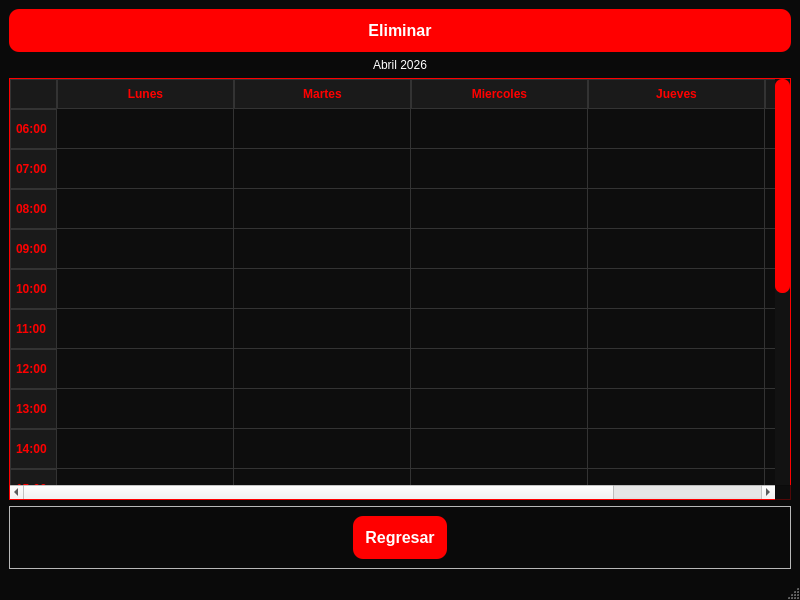
<?xml version="1.0" encoding="UTF-8"?>
<ui version="4.0">
 <class>MainWindow</class>
 <widget class="QMainWindow" name="MainWindow">
  <property name="geometry">
   <rect>
    <x>0</x>
    <y>0</y>
    <width>800</width>
    <height>600</height>
   </rect>
  </property>
  <property name="minimumSize">
   <size>
    <width>800</width>
    <height>600</height>
   </size>
  </property>
  <property name="windowTitle">
   <string>MainWindow</string>
  </property>
  <property name="styleSheet">
   <string notr="true">/* =========================================
   1. FONDO DE LA VENTANA (MAINWINDOW)
   ========================================= */
QMainWindow, #centralwidget {
    background-color: #0a0a0a; /* Negro oscuro profundo */
}

/* =========================================
   2. TEXTOS (LABELS)
   ========================================= */
QLabel {
    color: #ffffff; /* Texto blanco */
}

/* =========================================
   3. CAJAS DE TEXTO (USUARIO Y CONTRASEÑA)
   ========================================= */
QLineEdit {
    background-color: rgba(30, 30, 30, 200); /* Gris oscuro semi-transparente */
    border: 2px solid #555555; /* Borde gris apagado por defecto */
    border-radius: 10px; /* Esquinas redondeadas */
    color: #ffffff; /* Letras blancas al escribir */
    padding: 10px;
    font-size: 14px;
}

/* Efecto Neón cuando le das clic a la caja para escribir */
QLineEdit:focus {
    border: 2px solid #ff0000; /* Borde rojo brillante */
    background-color: rgba(50, 20, 20, 200); /* Un ligero tono rojizo en el fondo */
}

/* =========================================
   4. BOTÓN PRINCIPAL (ENTRAR)
   ========================================= */
QPushButton {
    background-color: #ff0000; /* Rojo sólido ZoomFit */
    color: white;
    border-radius: 10px;
    padding: 12px;
    font-size: 16px;
    font-weight: bold;
}

/* Efecto cuando pasas el mouse por encima del botón */
QPushButton:hover {
    background-color: #cc0000; /* Rojo más oscuro para dar efecto de clic */
}

/* =========================================
   5. ESTILO PARA EL CALENDARIO (TABLA)
   ========================================= */
QTableWidget {
    background-color: #0d0d0d;
    gridline-color: #333333; /* Líneas de la tabla discretas */
    border: 1px solid #ff0000;
    color: #ffffff;
}

QHeaderView::section {
    background-color: #1a1a1a;
    color: #ff0000; /* Títulos de días en rojo */
    padding: 5px;
    font-weight: bold;
    border: 1px solid #333333;
}

QTableWidget::item:selected {
    background-color: rgba(255, 0, 0, 100); /* Rojo suave al seleccionar */
    color: white;
}

/* =========================================
   6. ESQUINA SUPERIOR IZQUIERDA DE LA TABLA
   ========================================= */
QTableCornerButton::section {
    background-color: #1a1a1a;
    border: 1px solid #333333;
}

/* =========================================
   7. BARRAS DE DESPLAZAMIENTO (SCROLLBARS)
   ========================================= */
/* Fondo general de la vista de la tabla para áreas sin celdas */
QTableView {
    background-color: #0d0d0d;
}

/* Barra vertical */
QScrollBar:vertical {
    background-color: #121212;
    width: 15px; /* Ancho de la barra */
    margin: 0px 0px 0px 0px;
}

/* El &quot;agarrador&quot; de la barra que subes y bajas */
QScrollBar::handle:vertical {
    background-color: #ff0000; /* Rojo ZoomFit */
    border-radius: 7px;
    min-height: 30px;
}

/* Efecto al pasar el mouse por la barra */
QScrollBar::handle:vertical:hover {
    background-color: #cc0000;
}

/* Ocultar las flechitas feas de arriba y abajo por defecto */
QScrollBar::add-line:vertical, QScrollBar::sub-line:vertical {
    background: none;
    border: none;
}</string>
  </property>
  <widget class="QWidget" name="centralwidget">
   <layout class="QVBoxLayout" name="verticalLayout_2">
    <item>
     <layout class="QVBoxLayout" name="verticalLayout">
      <item>
       <layout class="QHBoxLayout" name="horizontalLayout">
        <item>
         <widget class="QPushButton" name="pushButton_3">
          <property name="text">
           <string>Eliminar</string>
          </property>
         </widget>
        </item>
       </layout>
      </item>
      <item>
       <widget class="QLabel" name="label">
        <property name="text">
         <string>Abril 2026</string>
        </property>
        <property name="alignment">
         <set>Qt::AlignCenter</set>
        </property>
       </widget>
      </item>
      <item>
       <widget class="QTableWidget" name="horarioC">
        <property name="layoutDirection">
         <enum>Qt::LeftToRight</enum>
        </property>
        <property name="autoScrollMargin">
         <number>16</number>
        </property>
        <property name="editTriggers">
         <set>QAbstractItemView::NoEditTriggers</set>
        </property>
        <property name="tabKeyNavigation">
         <bool>true</bool>
        </property>
        <property name="showDropIndicator" stdset="0">
         <bool>true</bool>
        </property>
        <property name="dragEnabled">
         <bool>false</bool>
        </property>
        <property name="dragDropOverwriteMode">
         <bool>false</bool>
        </property>
        <property name="selectionMode">
         <enum>QAbstractItemView::ExtendedSelection</enum>
        </property>
        <property name="sortingEnabled">
         <bool>false</bool>
        </property>
        <property name="rowCount">
         <number>17</number>
        </property>
        <attribute name="horizontalHeaderDefaultSectionSize">
         <number>177</number>
        </attribute>
        <attribute name="horizontalHeaderShowSortIndicator" stdset="0">
         <bool>false</bool>
        </attribute>
        <attribute name="horizontalHeaderStretchLastSection">
         <bool>false</bool>
        </attribute>
        <attribute name="verticalHeaderVisible">
         <bool>true</bool>
        </attribute>
        <attribute name="verticalHeaderCascadingSectionResizes">
         <bool>false</bool>
        </attribute>
        <attribute name="verticalHeaderDefaultSectionSize">
         <number>40</number>
        </attribute>
        <attribute name="verticalHeaderMinimumSectionSize">
         <number>20</number>
        </attribute>
        <row>
         <property name="text">
          <string>06:00</string>
         </property>
        </row>
        <row>
         <property name="text">
          <string>07:00</string>
         </property>
        </row>
        <row>
         <property name="text">
          <string>08:00</string>
         </property>
        </row>
        <row>
         <property name="text">
          <string>09:00</string>
         </property>
        </row>
        <row>
         <property name="text">
          <string>10:00</string>
         </property>
        </row>
        <row>
         <property name="text">
          <string>11:00</string>
         </property>
        </row>
        <row>
         <property name="text">
          <string>12:00</string>
         </property>
        </row>
        <row>
         <property name="text">
          <string>13:00</string>
         </property>
        </row>
        <row>
         <property name="text">
          <string>14:00</string>
         </property>
        </row>
        <row>
         <property name="text">
          <string>15:00</string>
         </property>
        </row>
        <row>
         <property name="text">
          <string>16:00</string>
         </property>
        </row>
        <row>
         <property name="text">
          <string>17:00</string>
         </property>
        </row>
        <row>
         <property name="text">
          <string>18:00</string>
         </property>
        </row>
        <row>
         <property name="text">
          <string>19:00</string>
         </property>
        </row>
        <row>
         <property name="text">
          <string>20:00</string>
         </property>
        </row>
        <row>
         <property name="text">
          <string>21:00</string>
         </property>
        </row>
        <row>
         <property name="text">
          <string>22:00</string>
         </property>
        </row>
        <column>
         <property name="text">
          <string>Lunes</string>
         </property>
        </column>
        <column>
         <property name="text">
          <string>Martes</string>
         </property>
        </column>
        <column>
         <property name="text">
          <string>Miercoles</string>
         </property>
        </column>
        <column>
         <property name="text">
          <string>Jueves</string>
         </property>
        </column>
        <column>
         <property name="text">
          <string>Viernes</string>
         </property>
        </column>
        <item row="0" column="0">
         <property name="text">
          <string/>
         </property>
        </item>
       </widget>
      </item>
      <item>
       <layout class="QVBoxLayout" name="verticalLayout_5">
        <item>
         <widget class="QFrame" name="frame">
          <property name="frameShape">
           <enum>QFrame::StyledPanel</enum>
          </property>
          <property name="frameShadow">
           <enum>QFrame::Raised</enum>
          </property>
          <layout class="QHBoxLayout" name="horizontalLayout_2">
           <item>
            <spacer name="horizontalSpacer">
             <property name="orientation">
              <enum>Qt::Horizontal</enum>
             </property>
             <property name="sizeHint" stdset="0">
              <size>
               <width>40</width>
               <height>20</height>
              </size>
             </property>
            </spacer>
           </item>
           <item>
            <widget class="QPushButton" name="pushButton_4">
             <property name="maximumSize">
              <size>
               <width>500</width>
               <height>16777215</height>
              </size>
             </property>
             <property name="text">
              <string>Regresar</string>
             </property>
            </widget>
           </item>
           <item>
            <spacer name="horizontalSpacer_2">
             <property name="orientation">
              <enum>Qt::Horizontal</enum>
             </property>
             <property name="sizeHint" stdset="0">
              <size>
               <width>40</width>
               <height>20</height>
              </size>
             </property>
            </spacer>
           </item>
          </layout>
         </widget>
        </item>
       </layout>
      </item>
     </layout>
    </item>
   </layout>
  </widget>
  <widget class="QStatusBar" name="statusbar"/>
 </widget>
 <resources/>
 <connections/>
</ui>
